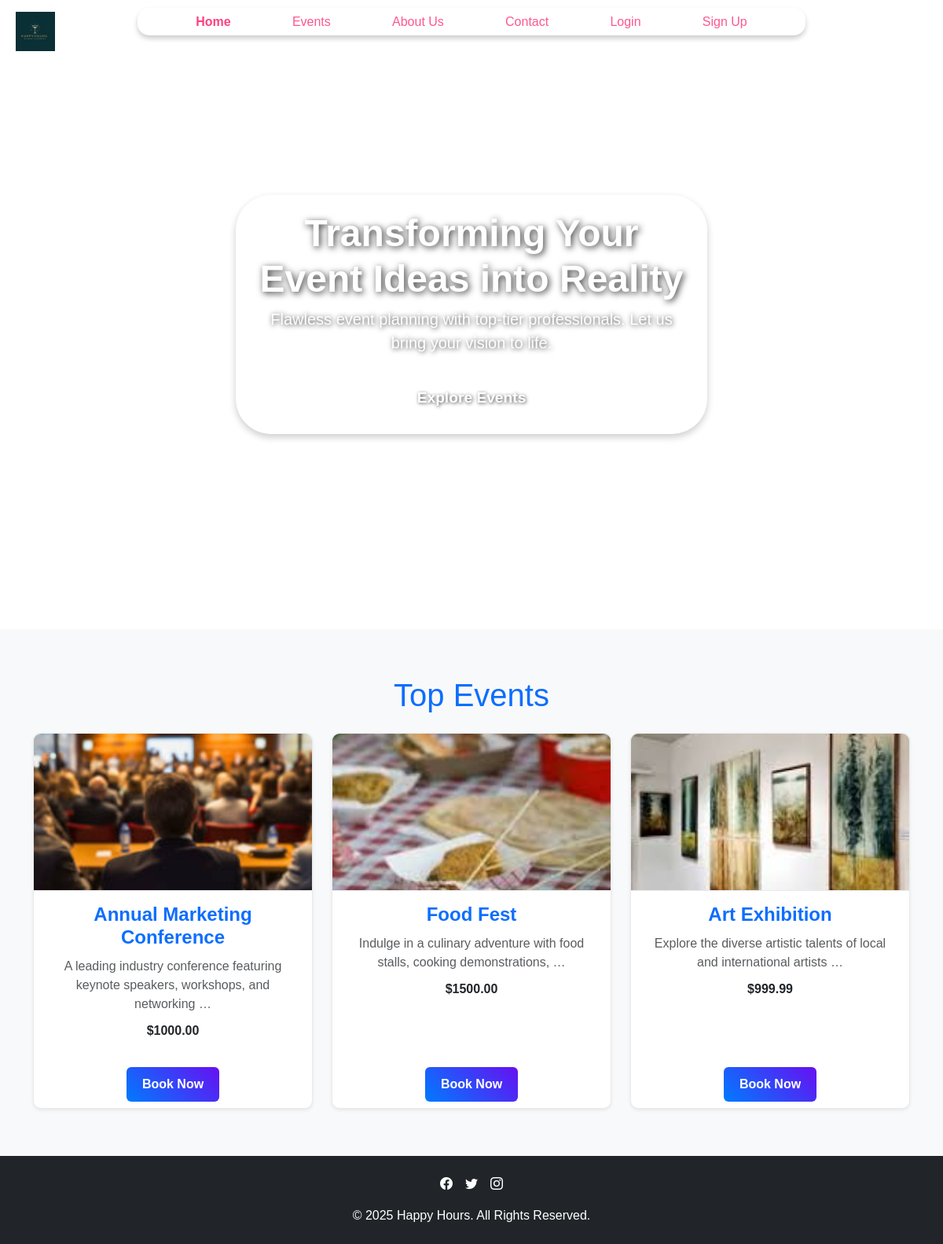
The page / on the database its author committed.
### eventapp/models.py (models this page shows, shortened)
class Event(models.Model):
    name = models.CharField(max_length=200)
    is_available = models.BooleanField(default=True)
    slug = models.SlugField(unique=True, blank=True)
    desc = models.TextField(default='no description provided')
    event_date = models.DateField()
    location = models.CharField(max_length=200, default='not specified')
    price = models.DecimalField(max_digits=10, decimal_places=2, default=Decimal('0.00'))
    img = models.ImageField(upload_to='events/', blank=True, null=True)
    event_type = models.CharField(max_length=50, default='not specified')
    event_duration = models.CharField(max_length=50, default='not specified')
    itinerary = models.JSONField(default=list)

### eventapp/views.py (the view)
# urls.py: path('', views.index, name='home'),
def index(request):
    events = Event.objects.filter(event_date__gte=now().date(), is_available=True)
    if events.count() < 3:
        random_events = events
    else:
        random_events = events.order_by('?')[:3]  # Randomly order and limit to 3 events
    preloaded_assets = {
        'video': static('images/pexel-party.mp4'),
    }
    return render(request, 'index.html', {'events': random_events, 'preloaded_assets': preloaded_assets,})

### userapp/context_processors.py (called while the page is built)
def timestamp(request):
    return {
        'timestamp': int(time.time())  # Or use any versioning logic you prefer
    }

def toast_message(request):
    return {
        'toast_message': {
            'type': getattr(request, 'toast_type', None),  # Default to None if not set
            'message': getattr(request, 'toast_message', None),  # Default to None if not set
        }
    }

### templates/index.html (shortened to what this page needs)
{% extends 'base.html' %}
{% load static %}
{% block content %}
<section class="hero-section">
  <section class="hero-section">
    <div class="video-container">
      <video src="{{ preloaded_assets.video }}" autoplay muted loop>
      </video>
    </div>
  </section>
  <div class="hero-content">
    <h1 class="display-4">Transforming Your Event Ideas into Reality</h1>
    <p class="lead">Flawless event planning with top-tier professionals. Let us bring your vision to life.</p>
    <a href="{% url 'eventapp:events' %}" class="btn btn-light btn-lg">Explore Events</a>
  </div>
</section>
<section class="events-section">
  <div class="container">
    <h2 class="section-title text-primary mb-4">Top Events</h2>
    <div class="row g-4">
      {% for event in events %}
      <div class="col-md-6 col-lg-4 event-card" data-aos="fade-up">
        <div class="card h-100 shadow-sm">
          {% if event.img %}
          <img src="{{ event.img.url }}" alt="{{ event.name }} Image" class="card-img-top"
            style="height: 200px; object-fit: cover;">
          {% else %}
          <img src="{% static 'images/default-event.jpg' %}" alt="Default Image" class="card-img-top"
            style="height: 200px; object-fit: cover;">
          {% endif %}
          <div class="card-body text-center">
            <h5 class="card-title text-primary">{{ event.name }}</h5>
            <p class="card-text text-muted">{{ event.desc|truncatewords:10 }}</p>
            <p class="card-text"><strong>${{ event.price }}</strong></p>
          </div>
          <div class="card-footer text-center">
            <a href="{% url 'eventapp:event_detail' slug=event.slug %}" class="btn btn-primary">Book Now</a>
          </div>
        </div>
      </div>
      {% empty %}
      <div class="col-12 text-center">
        <p>No events available at the moment. Please check back later.</p>
      </div>
      {% endfor %}
    </div>
  </div>
</section>
{% endblock %}

### static/css/styles.css (style rules this page uses)
body, html { font-family: "Arial", sans-serif; margin: 0; padding: 0; background-color: #ffffff; }
.hero-section { position: relative; width: 100%; height: 100vh; overflow: hidden; }
.video-container { position: absolute; top: 0; left: 0; width: 100%; height: 100%; z-index: 1; }
.video-container video { width: 100%; height: 100%; object-fit: cover; }
.hero-content { position: absolute; top: 50%; left: 50%; transform: translate(-50%, -50%); z-index: 10; color: white; text-align: center; background-color: transparent; border-radius: 45px; padding: 20px; box-shadow: 0 4px 10px rgba(0, 0, 0, 0.2); }
.hero-content h1 { font-size: 3rem; font-weight: bold; text-shadow: 2px 2px 8px rgba(0, 0, 0, 0.8); }
.hero-content p { font-size: 1.25rem; margin-bottom: 30px; text-shadow: 1px 1px 6px rgba(0, 0, 0, 0.8); }
.hero-content .btn { padding: 10px 20px; font-size: 1.2rem; font-weight: bold; background-color: #ffffff24; border: 1px solid white; color: white; text-shadow: 1px 1px 4px rgba(0, 0, 0, 0.7); transition: all 0.3s ease; }
.events-section { padding: 60px 15px; background-color: #f8f9fa; }
.events-section .section-title { font-size: 2.5rem; margin-bottom: 40px; text-align: center; color: #333; }
.event-card .card { border: 1px solid #eaeaea; border-radius: 10px; overflow: hidden; transition: transform 0.3s ease, box-shadow 0.3s ease; }
.event-card .card-img-top { border-bottom: 1px solid #eaeaea; }
.event-card .card-title { font-size: 1.5rem; font-weight: bold; margin-bottom: 10px; }
.event-card .card-text { font-size: 1rem; margin-bottom: 10px; }
.event-card .card-footer { background: none; border-top: none; }
.event-card .btn { padding: 10px 20px; font-size: 1rem; font-weight: 600; }
::placeholder { color: rgba(255, 255, 255, 0.7); }
.btn-primary { background: linear-gradient(45deg, #007bff, #6610f2); border: none; transition: all 0.3s ease-in-out; }

### rows shown on the page
Event: img (picture), name "Annual Marketing Conference", desc "A leading industry conference featuring keynote speakers, workshops, and networking …", price "1000.00"
Event: img (picture), name "Food Fest", desc "Indulge in a culinary adventure with food stalls, cooking demonstrations, …", price "1500.00"
Event: img (picture), name "Art Exhibition", desc "Explore the diverse artistic talents of local and international artists …", price "999.99"
